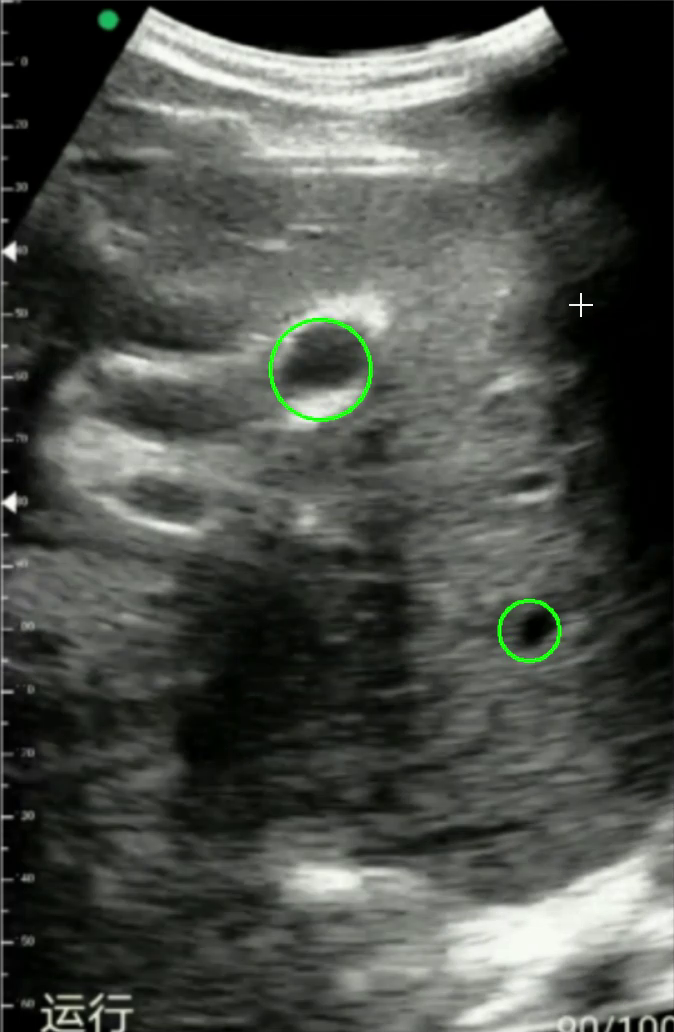
#> input picture frame 3 of video/test1.mp4, 674 x 1032 px
$ python res_2.py
#> lines starting #> are read from the running program, lines starting #| are printed output that depends on the picture; after the words box and inside, x2 and y2 are one past the last pixel; in counts of white or black regions, pixels touching at a corner belong together
# 处理视频，动态追踪
# 进一步调整 形态学操作的参数
import cv2
import numpy as np

# 准备工作
p1_l = (350, 405)  # 上方血管 左侧极值点,用来确定具体血管轮廓
p2_l = (612, 739)  # 下方血管 左侧极值点,用来确定具体血管轮廓

# 使用cv2.VideoCapture读取视频
cap = cv2.VideoCapture("video/test1.mp4")

while cap.isOpened():
    # 读取视频中的图片
    ret, img = cap.read()
#> img is the input picture: shape (1032, 674, 3); mean B, G, R 72.9, 78.1, 75.2
    # cv2.imshow("img",img)
    gray = cv2.cvtColor(img, cv2.COLOR_BGR2GRAY)
    # cv2.imshow("gray",gray)

    # 高斯模糊+二值化
    blurred = cv2.GaussianBlur(gray, (61, 61), 0)  # 61
    (_, thresh1) = cv2.threshold(blurred, 90, 255, cv2.THRESH_BINARY_INV)  # 90
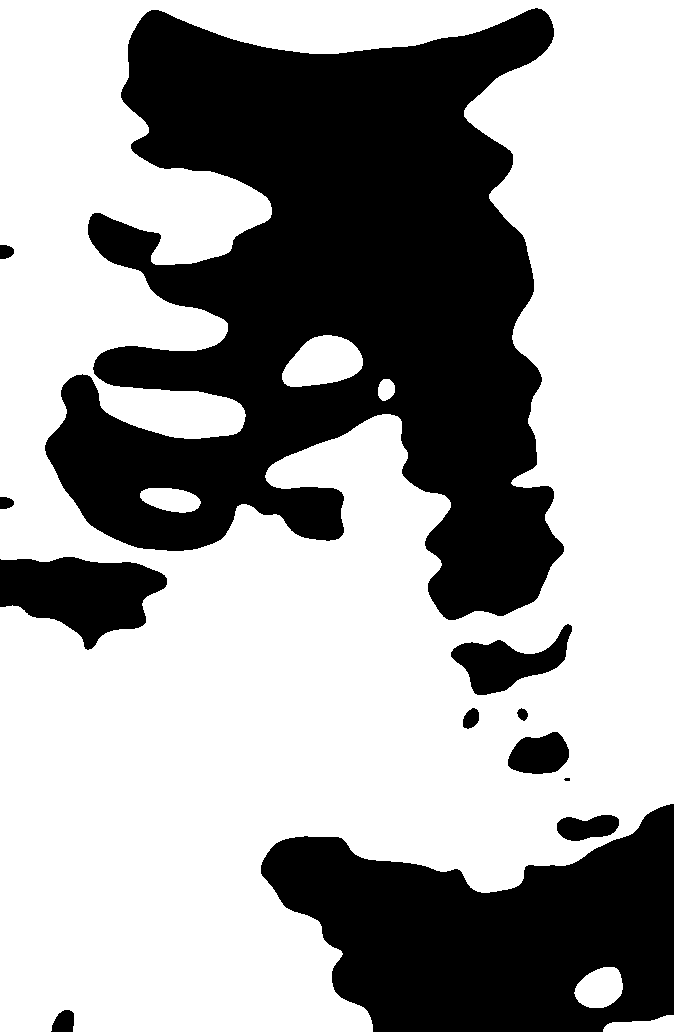
#> thresh1: shape (1032, 674); 62.9% white; 12 black regions (1 under 20 px), largest, box (x1, y1, x2, y2) and area: (45, 8, 564, 620) 179555, (261, 804, 674, 1032) 60622, (0, 557, 167, 650) 9703
    (_, thresh2) = cv2.threshold(blurred, 45, 255, cv2.THRESH_BINARY_INV)  # 45
#> thresh2: shape (1032, 674); 34.3% white; 11 white regions, largest, box (x1, y1, x2, y2) and area: (0, 548, 421, 1032) 103962, (492, 0, 674, 790) 81850, (0, 0, 160, 511) 36660

    imgs_1 = np.hstack((blurred, thresh1, thresh2))
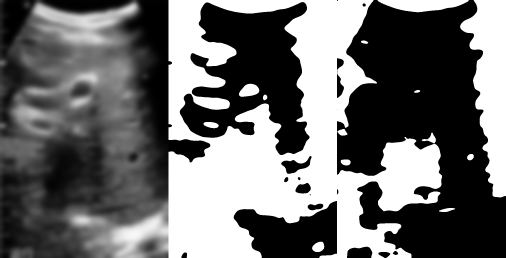
#> imgs_1: shape (1032, 2022) (shown at 1/4 size); min 0, max 255, mean 108.2
    # cv2.imshow("imgs_61;90,45",imgs_1)

    # 形态学处理，ELLIPSE核+Open + CLOSE操作
    kernel = cv2.getStructuringElement(cv2.MORPH_ELLIPSE, (25, 25))  # 25
    open1 = cv2.morphologyEx(thresh1, cv2.MORPH_OPEN, kernel)
#> open1: shape (1032, 674); 62.3% white; 8 black regions, largest, box (x1, y1, x2, y2) and area: (0, 0, 564, 650) 192459, (261, 804, 674, 1032) 62989, (451, 624, 572, 729) 4219
    kernel1 = cv2.getStructuringElement(cv2.MORPH_ELLIPSE, (15, 15))  # 15
    open2 = cv2.morphologyEx(thresh2, cv2.MORPH_OPEN, kernel1)
#> open2: shape (1032, 674); 34% white; 8 white regions, largest, box (x1, y1, x2, y2) and area: (0, 554, 420, 1032) 103710, (493, 0, 674, 790) 81838, (0, 0, 147, 509) 36489
    kernel2 = cv2.getStructuringElement(cv2.MORPH_ELLIPSE, (25, 25))  # 25
    close1 = cv2.morphologyEx(open1, cv2.MORPH_CLOSE, kernel2)
#> close1: shape (1032, 674); 62.7% white; 4 black regions, box (x1, y1, x2, y2) and area: (0, 8, 562, 641) 191837, (261, 804, 674, 1032) 62614, (457, 641, 535, 695) 2864, (509, 734, 569, 774) 1913
    kernel3 = cv2.getStructuringElement(cv2.MORPH_ELLIPSE, (15, 15))  # 15
    close2 = cv2.morphologyEx(open2, cv2.MORPH_CLOSE, kernel3)
#> close2: shape (1032, 674); 34.2% white; 6 white regions, box (x1, y1, x2, y2) and area: (0, 539, 420, 1032) 104986, (493, 0, 674, 790) 81867, (0, 0, 147, 543) 37440, (165, 0, 525, 49) 12122, (15, 638, 54, 662) 759, (521, 616, 547, 641) 512

    imgs_mor1 = np.hstack((open1, close1))
#> imgs_mor1: shape (1032, 1348); 62.5% white; 12 black regions, largest, box (x1, y1, x2, y2) and area: (0, 0, 564, 650) 192459, (674, 8, 1236, 641) 191837, (261, 804, 674, 1032) 62989
    imgs_mor2 = np.hstack((open2, close2))
#> imgs_mor2: shape (1032, 1348); 34.1% white; 12 white regions, largest, box (x1, y1, x2, y2) and area: (493, 0, 1094, 1032) 224264, (0, 554, 420, 1032) 103710, (1167, 0, 1348, 790) 81867
    imgs_mor = np.vstack((imgs_mor1, imgs_mor2))
#> imgs_mor: shape (2064, 1348); 48.3% white; 16 white regions, largest, box (x1, y1, x2, y2) and area: (0, 0, 1348, 2064) 1044366, (0, 1586, 420, 2064) 103710, (0, 0, 533, 563) 89230
    # cv2.imshow("morphology",imgs_mor)

    # 膨胀
    dilate1 = cv2.dilate(close1, None, iterations=4)#4
#> dilate1: shape (1032, 674); 66.6% white; 4 black regions, box (x1, y1, x2, y2) and area: (0, 13, 557, 636) 171563, (266, 809, 674, 1032) 57940, (462, 646, 530, 690) 1868, (514, 739, 565, 770) 1171
    dilate2 = cv2.dilate(close2, None, iterations=4)#4
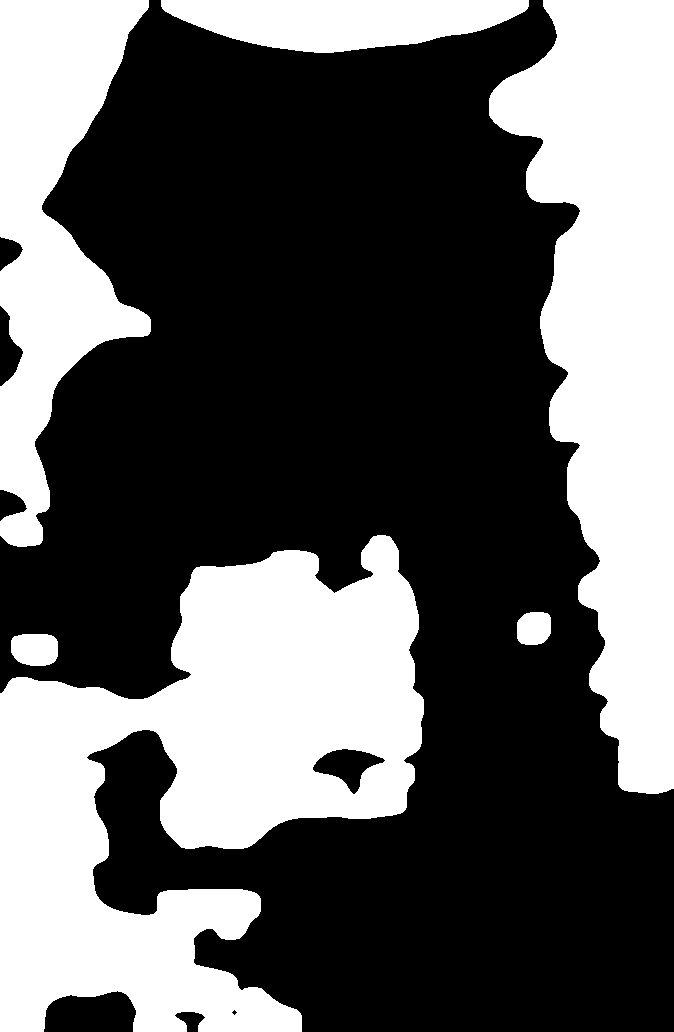
#> dilate2: shape (1032, 674); 37.9% white; 6 white regions, box (x1, y1, x2, y2) and area: (0, 535, 424, 1032) 117171, (489, 0, 674, 794) 87267, (0, 0, 151, 547) 42612, (161, 0, 529, 53) 13986, (11, 634, 58, 666) 1327, (517, 612, 551, 645) 984

    imgs_dia1 = np.hstack((close1, dilate1))
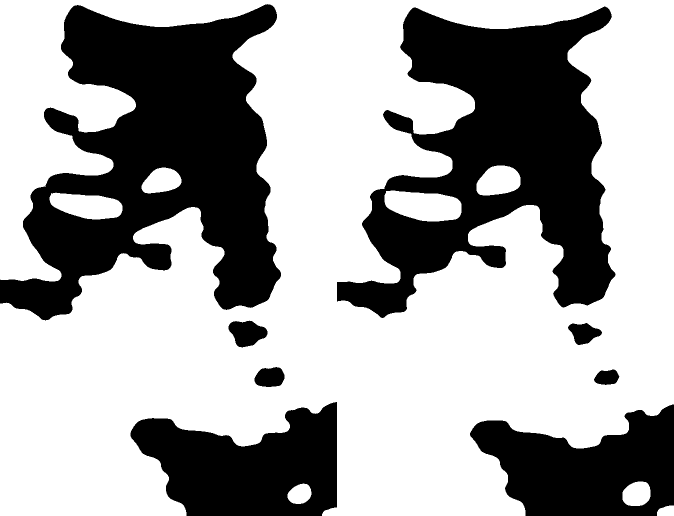
#> imgs_dia1: shape (1032, 1348) (shown at 1/2 size); 64.6% white; 8 black regions, largest, box (x1, y1, x2, y2) and area: (0, 8, 562, 641) 191837, (674, 13, 1231, 636) 171563, (261, 804, 674, 1032) 62614
    imgs_dia2 = np.hstack((close2, dilate2))
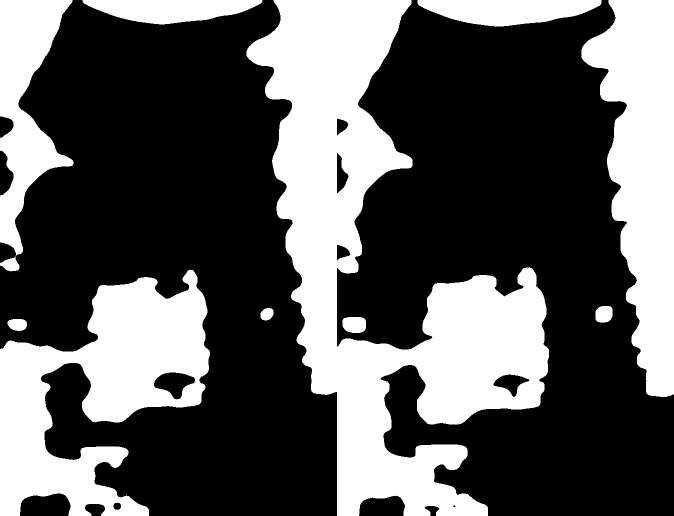
#> imgs_dia2: shape (1032, 1348) (shown at 1/2 size); 36% white; 10 white regions, largest, box (x1, y1, x2, y2) and area: (493, 0, 1098, 1032) 241650, (0, 539, 420, 1032) 104986, (1163, 0, 1348, 794) 87267
    imgs_dia = np.vstack((imgs_dia1, imgs_dia2))
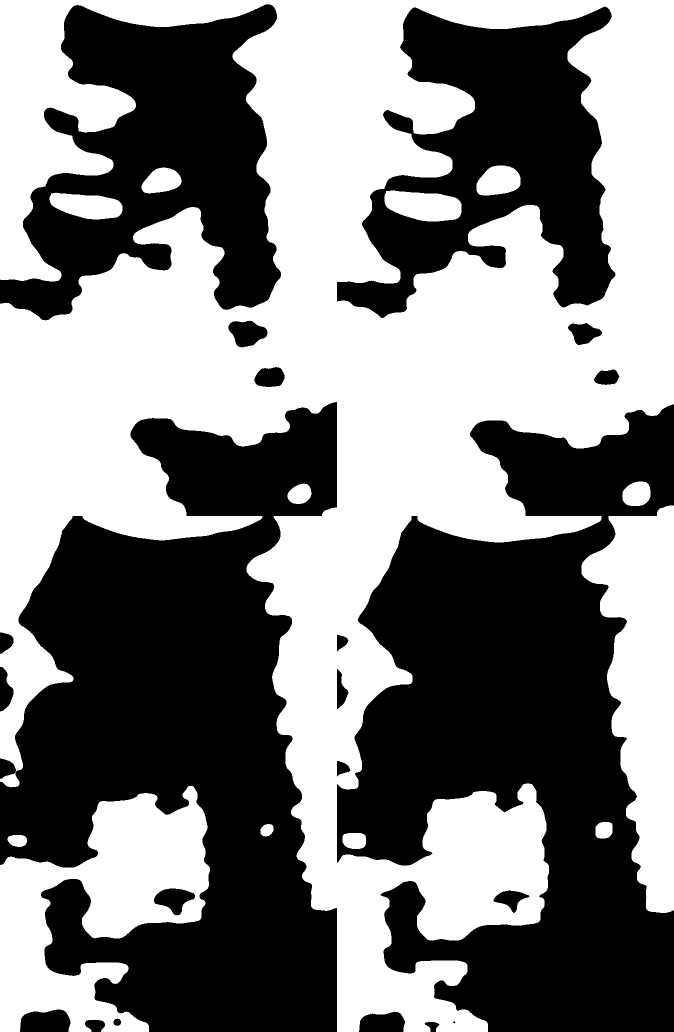
#> imgs_dia: shape (2064, 1348) (shown at 1/2 size); 50.3% white; 21 black regions (1 under 20 px)
    # cv2.imshow("dilate",imgs_dia)

    # 检测轮廓
    # cv2 返回2个值：contours,hierarchy
    # cv3 返回3个值：img，contours，hierarchy
    contours1, hierarchy1 = cv2.findContours(dilate1.copy(),
                                             cv2.RETR_TREE, cv2.CHAIN_APPROX_SIMPLE)
#> contours1 = 7 contours; box (x1, y1, x2, y2) and area: (0, 0, 674, 1032) 448368, (95, 381, 249, 443) 7188, (279, 331, 367, 391) 4017, (571, 963, 627, 1012) 2182, (461, 645, 531, 691) 1946, (513, 738, 566, 771) 1230, (640, 1011, 674, 1032) 556
    print(len(contours1))
#| 7

    contours2, hierarchy2 = cv2.findContours(dilate2.copy(),
                                             cv2.RETR_TREE, cv2.CHAIN_APPROX_SIMPLE)
#> contours2 = 8 contours, 1 with area under 20; largest, box (x1, y1, x2, y2) and area: (0, 535, 424, 1032) 117450, (489, 0, 674, 794) 86317, (0, 0, 151, 547) 41919, (161, 0, 529, 53) 13611, (312, 748, 386, 795) 1637, (11, 634, 58, 666) 1264, (517, 612, 551, 645) 932
    print(len(contours2))
#| 8

    # 通过血管左侧位置，确定上方血管轮廓
    dst1 = []  # 存储每个轮廓左侧极值点距离标准位置p1_l的棋盘距离
    for pentagram in contours1:
        leftmost = tuple(pentagram[:, 0][pentagram[:, :, 0].argmin()])
        d = abs(leftmost[0] - p1_l[0]) + abs(leftmost[1] - p1_l[1])
        dst1.append(d)
#> this loop made 7 passes
#> (leftmost, d) on passes 1 to 7: ((640, 1024), 909), ((571, 984), 800), ((95, 390), 270), ((279, 367), 109), ((0, 0), 755), ((513, 760), 518), ((461, 656), 362)
#> after the loop, dst1 = [909, 800, 270, 109, 755, 518, 362]
    indx1 = dst1.index(min(dst1))
#> indx1 = 3

    # 通过血管左侧位置，确定下方血管轮廓
    dst2 = []  # 存储每个轮廓左侧极值点距离标准位置p2_l的棋盘距离
    for pentagram in contours2:
        leftmost = tuple(pentagram[:, 0][pentagram[:, :, 0].argmin()])
        d = abs(leftmost[0] - p2_l[0]) + abs(leftmost[1] - p2_l[1])
        dst2.append(d)
#> this loop made 8 passes
#> (leftmost, d) on passes 1, 2, 3, 5, 6, 7, 8: ((11, 640), 700), ((517, 622), 212), ((0, 693), 658), ((312, 769), 330), ((489, 98), 764), ((161, 0), 1190), ((0, 0), 1351)
#> after the loop, dst2 = [700, 212, 658, 654, 330, 764, 1190, 1351]
    indx2 = dst2.index(min(dst2))
#> indx2 = 1

    # 分别绘制轮廓
    draw_img1 = cv2.drawContours(img.copy(), contours1, indx1, (0, 0, 255), 3)
    draw_img2 = cv2.drawContours(img.copy(), contours2, indx2, (0, 0, 255), 3)

    imgs_draw = np.hstack((draw_img1, draw_img2))
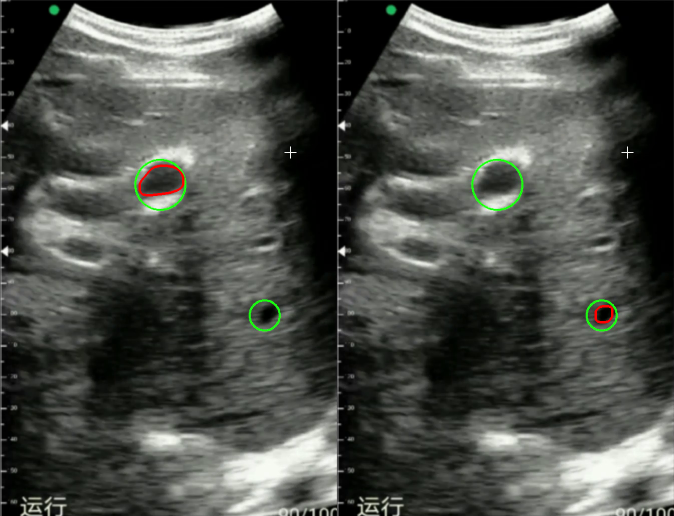
#> imgs_draw: shape (1032, 1348, 3) (shown at 1/2 size); mean B, G, R 72.8, 78, 75.4
    # cv2.imshow("draw_img", imgs_draw)

    # 绘制最终结果
    res_img = cv2.drawContours(draw_img1.copy(), contours2, indx2, (0, 0, 255), 3)
    cv2.imshow("res_img", res_img)

    # 当视频播放完，或者键盘输入“q”，结束循环
    if cv2.waitKey(1) & 0xFF == ord('q'):
#> (key q is pressed here)
        break

cap.release()
cv2.destroyAllWindows()

$ run again, starting later in the video
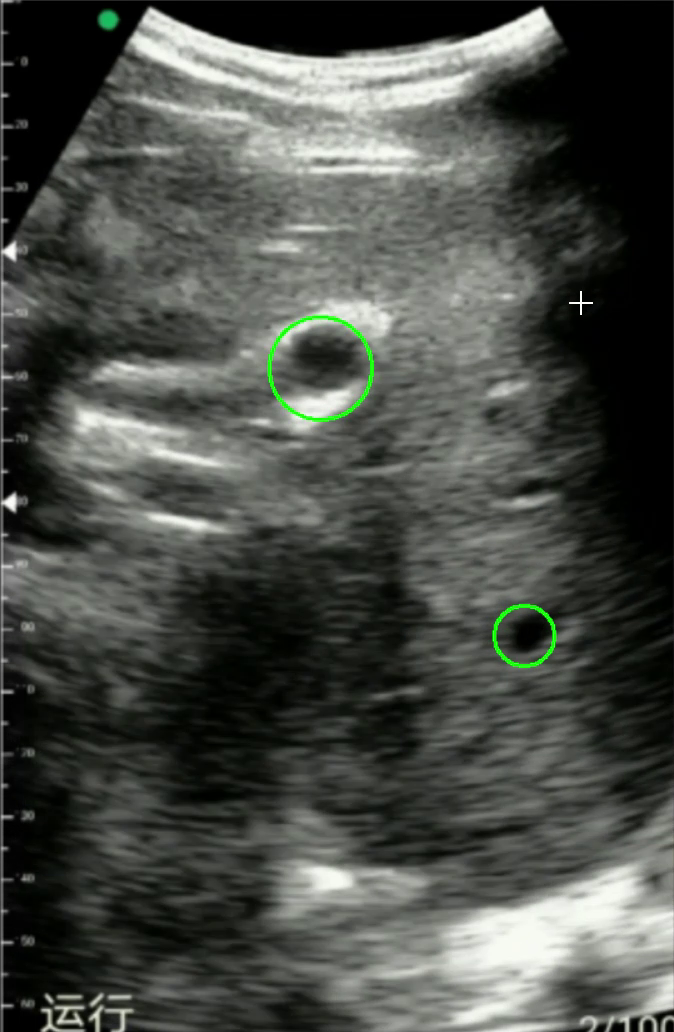
#> input picture frame 17 of video/test1.mp4, 674 x 1032 px
#> img is the input picture: shape (1032, 674, 3); mean B, G, R 71.3, 76.5, 73.6
#> `(_, thresh1) = cv2.threshold(blurred, 90, 255, cv2.THRESH_BINARY_INV)`:
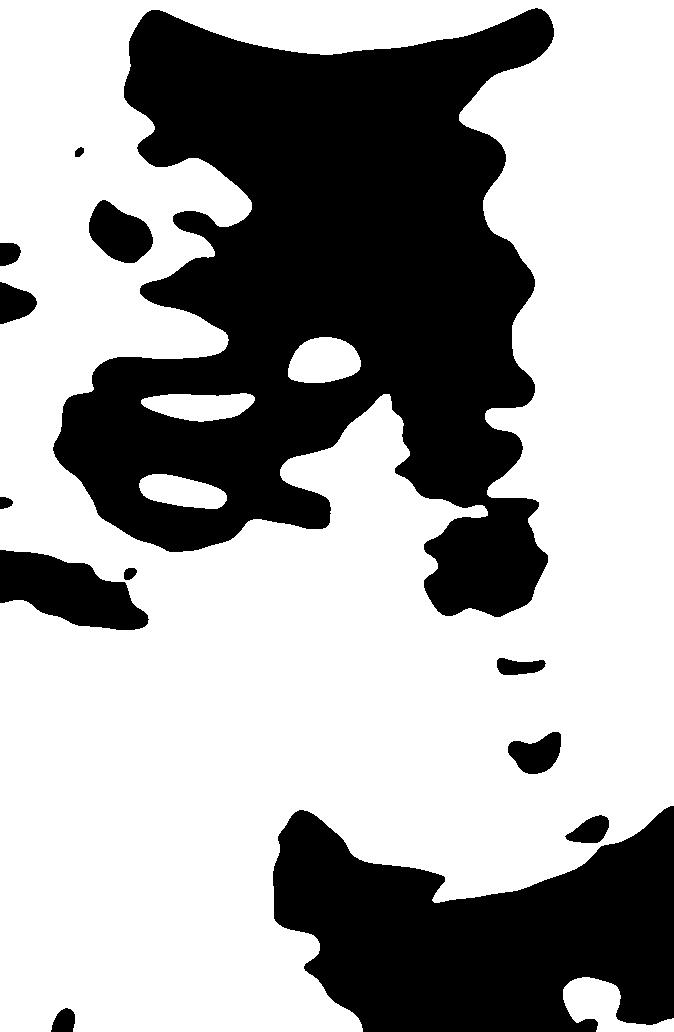
#> thresh1: shape (1032, 674); 64.5% white; 13 black regions, largest, box (x1, y1, x2, y2) and area: (53, 8, 554, 617) 171420, (273, 806, 674, 1032) 60639, (0, 550, 149, 630) 7337
#> thresh2: shape (1032, 674); 35.3% white; 10 white regions, largest, box (x1, y1, x2, y2) and area: (0, 524, 428, 1032) 103012, (487, 0, 674, 802) 90878, (0, 0, 146, 231) 19224
#> open1: shape (1032, 674); 63.9% white; 10 black regions, largest, box (x1, y1, x2, y2) and area: (53, 0, 554, 617) 174174, (273, 806, 674, 1032) 62276, (0, 550, 149, 630) 7527
#> open2: shape (1032, 674); 35.2% white; 10 white regions, largest, box (x1, y1, x2, y2) and area: (0, 524, 426, 1032) 102905, (487, 0, 674, 802) 90810, (0, 0, 145, 231) 19204
#> close1: shape (1032, 674); 64.5% white; 7 black regions, largest, box (x1, y1, x2, y2) and area: (54, 8, 554, 617) 172875, (273, 806, 674, 1032) 61880, (0, 550, 142, 630) 7212
#> close2: shape (1032, 674); 35.4% white; 10 white regions, largest, box (x1, y1, x2, y2) and area: (0, 524, 426, 1032) 103330, (487, 0, 674, 802) 91256, (0, 0, 145, 231) 19352
#> imgs_mor1: shape (1032, 1348); 64.2% white; 17 black regions, largest, box (x1, y1, x2, y2) and area: (53, 0, 554, 617) 174174, (728, 8, 1228, 617) 172875, (273, 806, 674, 1032) 62276
#> imgs_mor2: shape (1032, 1348); 35.3% white; 17 white regions, largest, box (x1, y1, x2, y2) and area: (487, 0, 1100, 1032) 224755, (0, 524, 426, 1032) 102905, (1161, 0, 1348, 802) 91256
#> imgs_mor: shape (2064, 1348); 49.7% white; 20 white regions, largest, box (x1, y1, x2, y2) and area: (0, 0, 1348, 2064) 1146788, (0, 1556, 426, 2064) 102905, (1161, 977, 1348, 1834) 93952
#> dilate1: shape (1032, 674); 68.2% white; 7 black regions, largest, box (x1, y1, x2, y2) and area: (58, 13, 550, 612) 155501, (277, 811, 674, 1032) 56966, (0, 554, 137, 626) 5653
#> dilate2: shape (1032, 674); 39.2% white; 10 white regions, largest, box (x1, y1, x2, y2) and area: (0, 520, 430, 1032) 113864, (483, 0, 674, 806) 96836, (0, 0, 149, 235) 20872
#> imgs_dia1: shape (1032, 1348); 66.3% white; 14 black regions, largest, box (x1, y1, x2, y2) and area: (54, 8, 554, 617) 172875, (732, 13, 1224, 612) 155501, (273, 806, 674, 1032) 61880
#> imgs_dia2: shape (1032, 1348); 37.3% white; 17 white regions, largest, box (x1, y1, x2, y2) and area: (487, 0, 1104, 1032) 240191, (0, 524, 426, 1032) 103330, (1157, 0, 1348, 806) 96836
#> imgs_dia: shape (2064, 1348); 51.8% white; 17 black regions
#> contours1 = 9 contours; largest, box (x1, y1, x2, y2) and area: (0, 0, 674, 1032) 626590, (57, 12, 551, 613) 165522, (285, 333, 364, 387) 3491, (559, 973, 631, 1032) 3262, (137, 470, 223, 513) 2836
#| 9
#> contours2 = 11 contours; largest, box (x1, y1, x2, y2) and area: (0, 520, 430, 1032) 113005, (483, 0, 674, 806) 95887, (0, 0, 149, 235) 20551, (0, 318, 108, 549) 13896, (161, 0, 529, 53) 13680
#| 11
#> the loop `for pentagram in contours1:` made 9 passes
#> (leftmost, d) on passes 1 to 8: ((653, 1024), 922), ((559, 986), 790), ((0, 0), 755), ((518, 756), 519), ((92, 228), 435), ((57, 449), 337), ((137, 479), 287), ((163, 399), 193)
#> after the loop `for pentagram in contours1:`: dst1 = [922, 790, 755, 519, 435, 337, 287, 193, 110]
#> indx1 = 8
#> the loop `for pentagram in contours2:` made 11 passes
#> (leftmost, d) on passes 1 to 8: ((214, 1024), 683), ((356, 803), 320), ((507, 628), 216), ((0, 672), 679), ((28, 669), 654), ((305, 352), 694), ((0, 392), 959), ((32, 245), 1074)
#> after the loop `for pentagram in contours2:`: dst2 = [683, 320, 216, 679, 654, 694, 959, 1074, 770, 1190, 1351]
#> indx2 = 2
#> `imgs_draw = np.hstack((draw_img1, draw_img2))`:
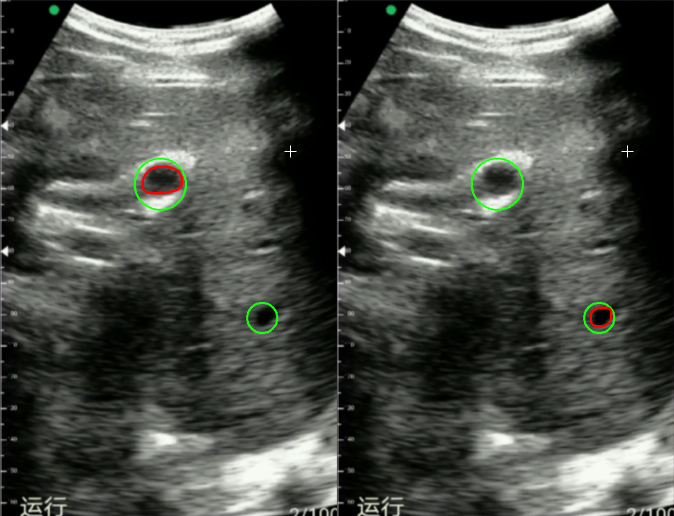
#> imgs_draw: shape (1032, 1348, 3) (shown at 1/2 size); mean B, G, R 71.2, 76.4, 73.8
